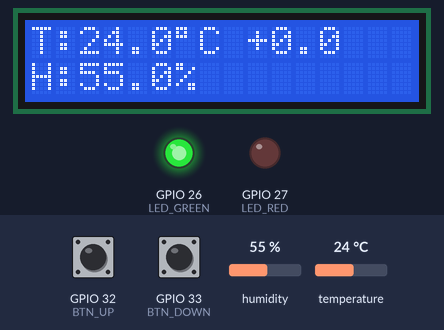
Bench run of a sketch on a simulated ESP32. Shown: 16×2 character LCD, output pins drawn as LEDs (lit = HIGH). The inputs (shaded band) are chosen by the test bench; at power-on: GPIO 33 (BTN_DOWN) HIGH, temperature 24 °C, GPIO 32 (BTN_UP) HIGH, humidity 55 %. EEPROM starts erased; what the sketch prints to the serial monitor is not drawn.

Above: at 1.2 s.
1.3 s: GPIO 33 (BTN_DOWN) pulled LOW for 1 s
At 3.1 s:
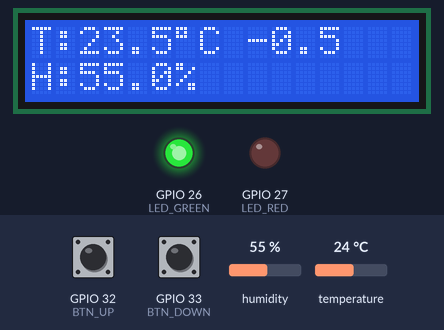
3.8 s: temperature set to 29.8 °C
At 7.4 s:
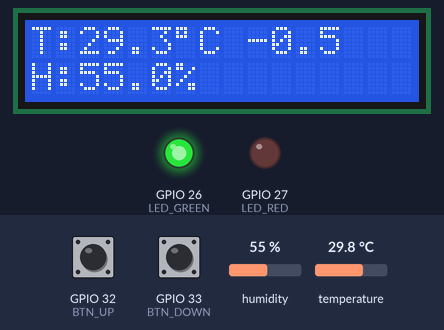
7.7 s: temperature set to 31 °C
At 10.5 s:
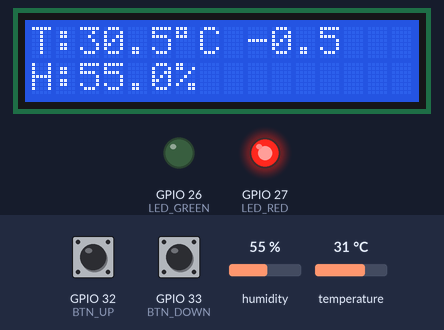
11.7 s: GPIO 32 (BTN_UP) pulled LOW for 3.2 s
At 15.5 s:
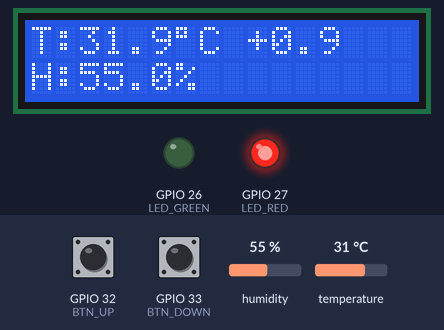
16.4 s: GPIO 32 (BTN_UP) pulled LOW for 0.15 s
At 17.6 s:
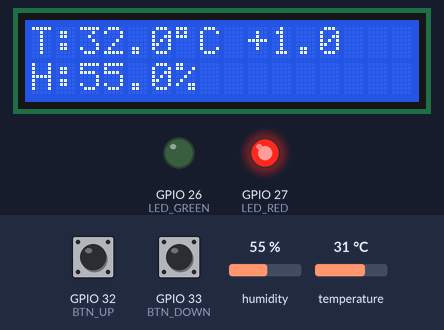
18.0 s: humidity set to 22 %
At 21.1 s:
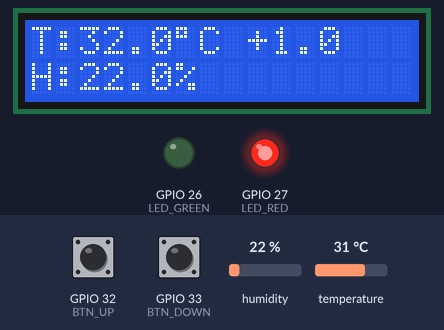
Timing chart, 0 to 22.6 s (numbered marks = the images above; inputs shaded):
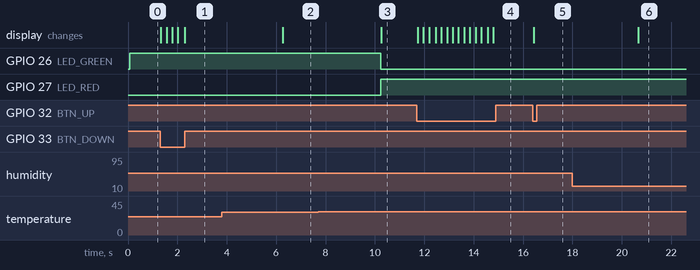

Measured:
- the behaviour switches between 30.4 and 30.5 °C on temperature (found by bisection; images 2 and 3)
- after the input at 1.3 s, the display: first changes at once (image 1 shows a later state)
- after the input at 3.8 s, the display: changes after 2.5 s (image 2)
- after the input at 7.7 s, GPIO 26 (LED_GREEN): HIGH → LOW after 2.5 s; GPIO 27 (LED_RED): LOW → HIGH after 2.5 s; the display: changes after 2.6 s (image 3)
- after the input at 11.7 s, the display: first changes at once (image 4 shows a later state)
- after the input at 16.4 s, the display: changes at once (image 5)
- after the input at 18.0 s, the display: changes after 2.7 s (image 6)

The sketch:

Vo_Thi_Minh_Tue_He_Thong_Nhiet_Do_Do_Am.ino
```cpp
#include <Wire.h>
#include <LiquidCrystal_I2C.h>
#include <DHT.h>
#include <Preferences.h>

// Khai bao chan
#define DHT_PIN   4
#define LED_GREEN 26
#define LED_RED   27
#define BTN_UP    32
#define BTN_DOWN  33

// cac doi tuong va bien
DHT dht(DHT_PIN, DHT22);
LiquidCrystal_I2C lcd(0x3F, 16, 2);   // Neu LCD khong hien, doi 0x27 thanh 0x3F
Preferences prefs;

float tempOffset = 0.0;               // Gia tri can chinh
float t = NAN, h = NAN;               // Nhiet do, do am do duoc
unsigned long lastRead = 0;           // Moc thoi gian doc cam bien
unsigned long lastPress = 0;          // Moc thoi gian bam nut gan nhat
bool needSave = false;                // Co offset chua luu

// Hien thi va dieu khien led
void showData() {
  char line[17];

  if (isnan(t) || isnan(h)) {         // Cam bien loi
    digitalWrite(LED_GREEN, LOW);
    digitalWrite(LED_RED, LOW);
    lcd.setCursor(0, 0);
    lcd.print("Loi cam bien!   ");
    lcd.setCursor(0, 1);
    lcd.print("Kiem tra DHT22  ");
    return;
  }

  float tc = t + tempOffset;          // Nhiet do sau khi can chinh

  digitalWrite(LED_GREEN, tc < 30.0);
  digitalWrite(LED_RED,   tc >= 30.0);

  snprintf(line, sizeof(line), "T:%.1f\337C %+.1f   ", tc, tempOffset);
  lcd.setCursor(0, 0);
  lcd.print(line);
  snprintf(line, sizeof(line), "H:%.1f%%         ", h);
  lcd.setCursor(0, 1);
  lcd.print(line);
}

//
void setup() {
  pinMode(LED_GREEN, OUTPUT);
  pinMode(LED_RED, OUTPUT);
  pinMode(BTN_UP, INPUT_PULLUP);
  pinMode(BTN_DOWN, INPUT_PULLUP);

  Wire.begin(21, 22);
  lcd.init();
  lcd.backlight();
  dht.begin();
  Serial.begin(115200);
  Serial.println("Khoi dong...");

  prefs.begin("calib", false);
  tempOffset = prefs.getFloat("offset", 0.0);   // Doc offset da luu

  t = dht.readTemperature();
  h = dht.readHumidity();
  showData();
}

//
void loop() {
  // 5a. Doc cam bien moi 2 giay
  if (millis() - lastRead >= 2000) {
    lastRead = millis();
    t = dht.readTemperature();
    h = dht.readHumidity();
    showData();
  }

  // 5b. Doc 2 nut can chinh
  bool changed = false;
  if (digitalRead(BTN_UP) == LOW)   { tempOffset += 0.1; changed = true; }
  if (digitalRead(BTN_DOWN) == LOW) { tempOffset -= 0.1; changed = true; }

  if (changed) {
    tempOffset = constrain(tempOffset, -10.0, 10.0);
    tempOffset = round(tempOffset * 10) / 10.0;
    showData();
    lastPress = millis();
    needSave = true;
    delay(200);
  }

  // 5c. Luu Flash khi da ngung bam 1.5 giay
  if (needSave && millis() - lastPress > 1500) {
    prefs.putFloat("offset", tempOffset);
    needSave = false;
  }
}
```
